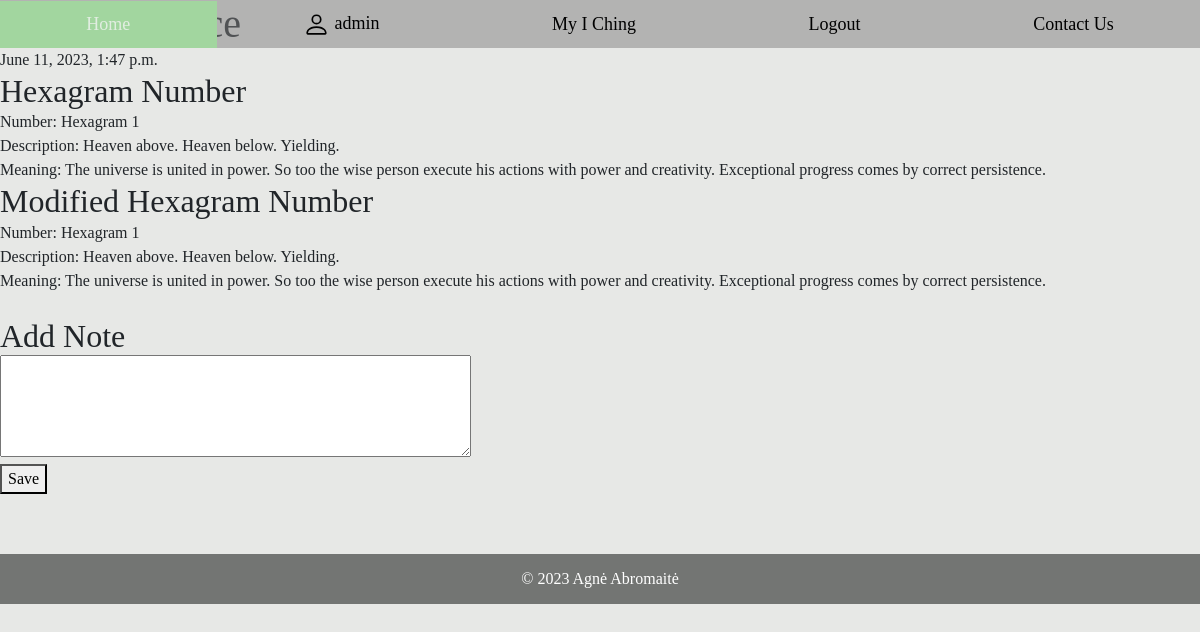
Page /iching/save_hexagram/ (signed in) on the committed database.
### iching/models.py (models this page shows, shortened)
class Hexagram(models.Model):
    number = models.CharField(verbose_name="Number", max_length=80,
                              help_text="Enter the number of the hexagram, eg. Hexagram 3")
    description = models.CharField(verbose_name="Description", max_length=200,
                                   help_text="Enter description of the hexagram")
    meaning = models.CharField(verbose_name="meaning", max_length=300)
    line1 = models.ForeignKey(to="Line", verbose_name="Line1", on_delete=models.SET_NULL, null=True,
                              related_name="line1")
    line2 = models.ForeignKey(to="Line", verbose_name="Line2", on_delete=models.SET_NULL, null=True,
                              related_name="line2")
    line3 = models.ForeignKey(to="Line", verbose_name="Line3", on_delete=models.SET_NULL, null=True,
                              related_name="line3")
    line4 = models.ForeignKey(to="Line", verbose_name="Line4", on_delete=models.SET_NULL, null=True,
                              related_name="line4")
    line5 = models.ForeignKey(to="Line", verbose_name="Line5", on_delete=models.SET_NULL, null=True,
                              related_name="line5")
    line6 = models.ForeignKey(to="Line", verbose_name="Line6", on_delete=models.SET_NULL, null=True,
                              related_name="line6")
    picture = models.ImageField(default="hexagrams/default.png", upload_to="hexagrams")

### iching/views.py (the view, shortened to what this page needs)
# urls.py: path('save_hexagram/', views.save_hexagram, name='save_hexagram'),
def save_hexagram(request):
    hexagram_id = request.session.get('hexagram_number')
    modified_hexagram_id = request.session.get('modified_hexagram_number')
    note = request.POST.get('note')
    hexagram_number = Hexagram.objects.get(id=hexagram_id)
    modified_hexagram_number = None
    if modified_hexagram_id:
        modified_hexagram_number = Hexagram.objects.get(id=modified_hexagram_id)
    timestamp = datetime.datetime.now()
    context = {
        'hexagram_number': hexagram_number,
        'modified_hexagram_number': modified_hexagram_number,
        'timestamp': timestamp,
        'note': note,
    }
    return render(request, 'save_hexagram.html', context)

### iching/templates/save_hexagram.html (shortened to what this page needs)
{% extends "base.html" %}
{% load static %}
{% block "content"%}
<h1>Save Guidance</h1>
<p>{{ timestamp }}</p>
<h2>Hexagram Number</h2>
<p>Number: {{ hexagram_number.number }}</p>
<p>Description: {{ hexagram_number.description }}</p>
<p>Meaning: {{ hexagram_number.meaning }}</p>
{% if modified_hexagram_number %}
  <h2>Modified Hexagram Number</h2>
  <p>Number: {{ modified_hexagram_number.number }}</p>
  <p>Description: {{ modified_hexagram_number.description }}</p>
  <p>Meaning: {{ modified_hexagram_number.meaning }}</p>
  <br>
{% endif %}
<h2>Add Note</h2>
<form method="POST">
    <textarea name="note" rows="4" cols="50"></textarea>
    <br>
    <button type="submit">Save</button>
</form>
{% endblock %}

### iching/templates/base.html (shortened to what this page needs)
<!DOCTYPE html>
<html lang="en">
<head>
    <link href="https://cdn.jsdelivr.net/npm/bootstrap@5.2.3/dist/css/bootstrap.min.css" rel="stylesheet">
    {% load static %}
    <link rel="stylesheet" type="text/css" href="{% static 'iching/styles.css' %}">
</head>
<nav class="navigation">
    <ul>
        <li><a href="{% url 'index' %}">Home</a></li>
        {% if user.is_authenticated %}
        <li class="nav-item"><a class="nav-link" href="#">
            {{ user.get_username }}</a></li>
        <li class="nav-item"><a class="nav-link" href="{% url 'my_iching' %}">My I Ching</a></li>
        <li class="nav-item"><a class="nav-link" href="{% url 'logout'%}?next=/iching">Logout</a></li>
        {% else %}
        <li class="nav-item"><a class="nav-link" href="{% url 'login'%}?next={{request.path}}">Login</a></li>
        <li class="nav-item"><a class="nav-link" href="{% url 'register'%}">Register</a></li>
        {% endif %}
        <li><a href="#contact_us">Contact Us</a></li>
    </ul>
</nav>
<body>
<div class="content-wrapper">
    <div>
        {% block "content" %}{% endblock %}
    </div>
</div>
<footer class="footer">
    <div class="row">
        <div class="col text-center">
            <p>&copy; {% now "Y" %} Agnė Abromaitė</p>
        </div>
    </div>
</footer>
</body>
</html>

### static/iching/styles.css (style rules this page uses)
body, h1, h2, h3, h4, h5, h6, p, ul, ol, li { margin: 0; padding: 0; list-style-type: none; }
.content-wrapper { min-height: 100%; padding-bottom: 60px; }
body { font-family: Baskerville, serif; font-size: 16px; background-color: #e7e8e6; }
a { color: blue; text-decoration: none; }
.footer { background-color: #737573; color: white; height: 50px; font-family: Baskerville, serif; font-size: 16px; margin-bottom: 0px; align-items: center; justify-content: center; display: flex; }
.navigation { background-color: rgba(128, 128, 128, 0.5); position: absolute; top: 0; left: 0; width: 100%; text-align: center; }
.navigation ul { list-style-type: none; margin: 0; padding: 0; display: flex; justify-content: space-around; align-items: center; }
.navigation ul li { flex-grow: 1; }
.navigation ul li a { display: block; font-family: Baskerville, serif; font-size: 18px; text-decoration: none; color: black; padding: 10px; transition: background-color 0.3s, color 0.3s; }

### rows in the picture
Hexagram: number "Hexagram 1", description "Heaven above. Heaven below. Yielding.", meaning "The universe is united in power. So too the wise person execute his actions with power and creativity. Exceptional progress comes by correct persistence."

### other values in the picture
{{ user.get_username }} "admin"
